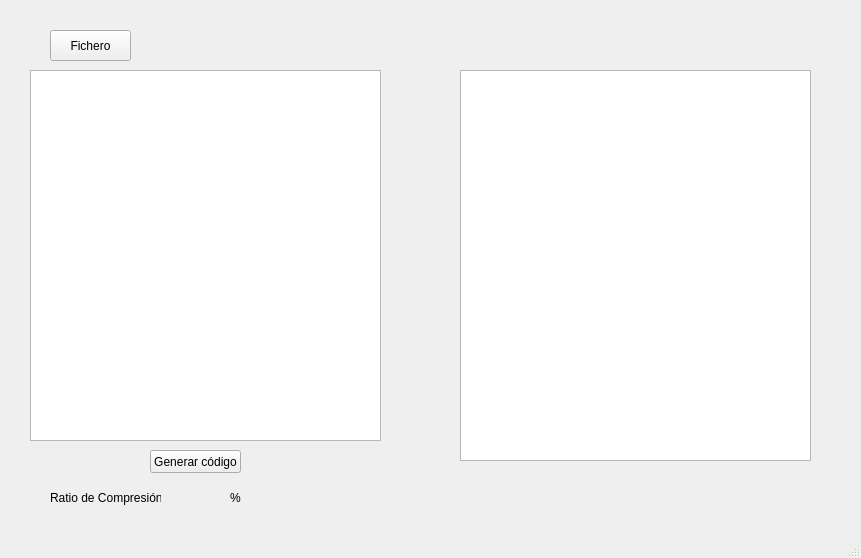
<?xml version="1.0" encoding="UTF-8"?>
<ui version="4.0">
 <class>MainWindow</class>
 <widget class="QMainWindow" name="MainWindow">
  <property name="geometry">
   <rect>
    <x>0</x>
    <y>0</y>
    <width>861</width>
    <height>558</height>
   </rect>
  </property>
  <property name="windowTitle">
   <string>MainWindow</string>
  </property>
  <widget class="QWidget" name="centralWidget">
   <widget class="QPushButton" name="pushButton">
    <property name="geometry">
     <rect>
      <x>150</x>
      <y>450</y>
      <width>91</width>
      <height>23</height>
     </rect>
    </property>
    <property name="text">
     <string>Generar código</string>
    </property>
   </widget>
   <widget class="QPlainTextEdit" name="plainTextEdit">
    <property name="geometry">
     <rect>
      <x>30</x>
      <y>70</y>
      <width>351</width>
      <height>371</height>
     </rect>
    </property>
   </widget>
   <widget class="QPushButton" name="abrir">
    <property name="geometry">
     <rect>
      <x>50</x>
      <y>30</y>
      <width>81</width>
      <height>31</height>
     </rect>
    </property>
    <property name="text">
     <string>Fichero</string>
    </property>
   </widget>
   <widget class="QLabel" name="label">
    <property name="geometry">
     <rect>
      <x>50</x>
      <y>490</y>
      <width>111</width>
      <height>16</height>
     </rect>
    </property>
    <property name="text">
     <string>Ratio de Compresión</string>
    </property>
   </widget>
   <widget class="QLabel" name="label_2">
    <property name="geometry">
     <rect>
      <x>170</x>
      <y>490</y>
      <width>46</width>
      <height>13</height>
     </rect>
    </property>
    <property name="text">
     <string/>
    </property>
   </widget>
   <widget class="QLabel" name="label_3">
    <property name="geometry">
     <rect>
      <x>230</x>
      <y>490</y>
      <width>111</width>
      <height>16</height>
     </rect>
    </property>
    <property name="text">
     <string>%</string>
    </property>
   </widget>
   <widget class="QTableWidget" name="tableWidget">
    <property name="geometry">
     <rect>
      <x>460</x>
      <y>70</y>
      <width>351</width>
      <height>391</height>
     </rect>
    </property>
   </widget>
  </widget>
  <widget class="QMenuBar" name="menuBar">
   <property name="geometry">
    <rect>
     <x>0</x>
     <y>0</y>
     <width>861</width>
     <height>21</height>
    </rect>
   </property>
  </widget>
  <widget class="QStatusBar" name="statusBar"/>
 </widget>
 <layoutdefault spacing="6" margin="11"/>
 <resources/>
 <connections/>
</ui>
